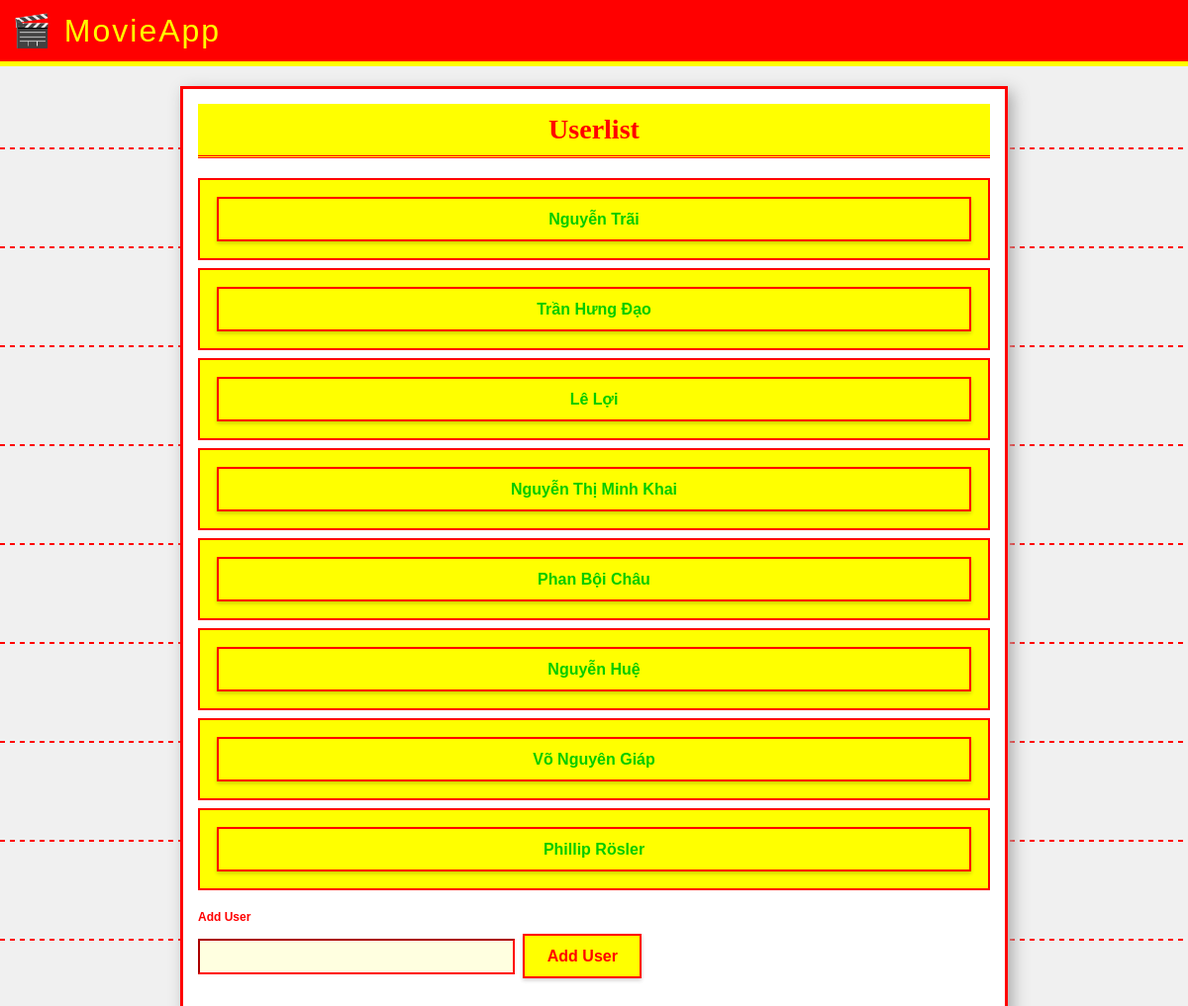
Before: / with the older database file.
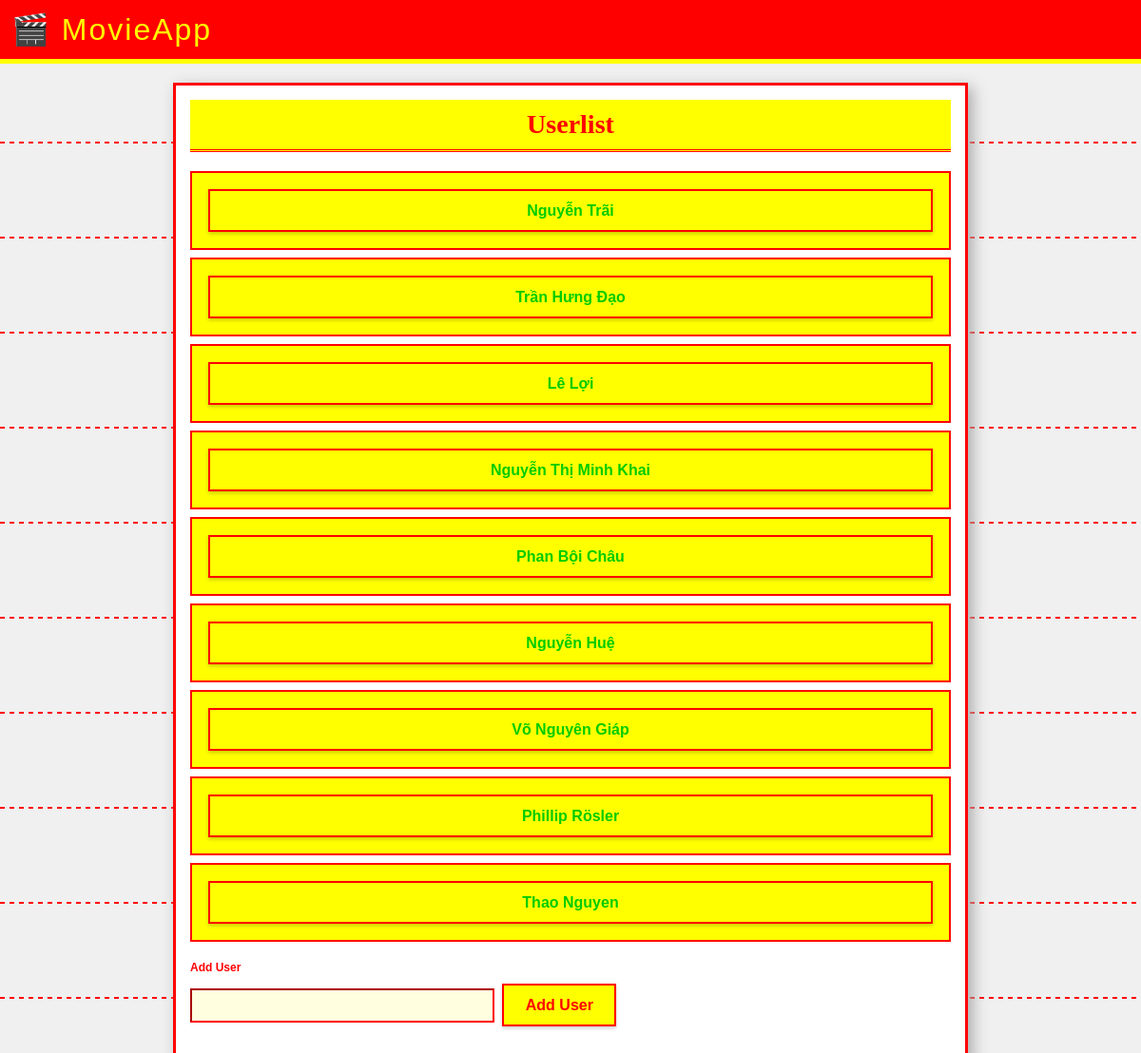
After: the same page with the newer database file.
### models.py (models this page shows)
class User(db.Model):
    __tablename__ = 'users'
    id = db.Column(db.Integer, primary_key=True)
    name = db.Column(db.String(100), nullable=False, unique=True)

### app.py (the view)
@app.route('/')
def index():
    users = data_manager.get_users()
    print(f"Users found: {users}")
    return render_template("index.html", users=users)

### data_manager.py (called while the page is built)
    def get_users(self):
        with self.engine.connect() as connection:
            result = connection.execute(text("SELECT id, name FROM users"))
            users = result.fetchall()
            user_object_list = []
            for row in users:
                user = User()
                user.id = row[0]
                user.name = row[1]
                user_object_list.append(user)
            return user_object_list

### templates/index.html
{% extends "base.html" %}
{% block content %}
<h1>Userlist</h1>
<ul class="user-list">
    {% for user in users%}
    <li class="user-entry">
        <a href="{{ url_for('get_movies', user_id=user.id) }}" class="btn"> {{ user.name}}</a>
    </li>
    {% endfor %}
</ul>
<form method="POST" action="{{ url_for('create_user') }}"> <label for="user_name">Add User</label>
    <input type="text" name="user_name" id="user_name" required>
    <button type="submit">Add User</button>
</form>
{% endblock %}

Changed rows visible on the page:
added User: name "Thao Nguyen"
